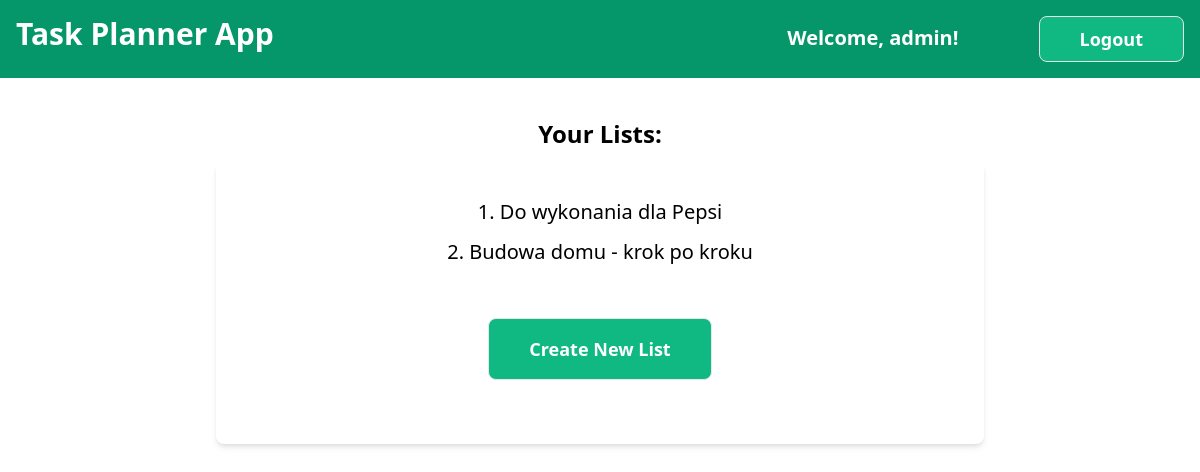
The app's page / (signed in) with its own data.
### tasks_app/models.py (models this page shows)
class TaskList(models.Model):
    user = models.ForeignKey(User, on_delete=models.CASCADE, null=True, blank=True)
    name = models.CharField(max_length=100)

### tasks_app/views.py (the view)
# urls.py: path('', views.index, name="index"),
def index(request):
    if request.user.is_authenticated:
        lists = TaskList.objects.filter(user_id=request.user.id)
        return render(request, 'index.html', {"lists":lists})
    else:
        return redirect('login')

### templates/index.html
{% extends "base.html" %}
{% block content %}
<h2 class="text-2xl mb-3 font-semibold">Your Lists:</h2>
<div class="max-w-3xl mx-auto bg-white p-6 rounded-lg shadow-md flex flex-col">
    <ul>
    {% for list in lists %}
        <li class="text-xl m-3 transition-transform transform hover:scale-105 ">
            <a href="./{{list.id}}">{{list.id}}.  {{list.name}}</a>
        </li>
    {% endfor %}
    </ul>
    <button class="bg-green-500 mx-auto text-lg text-white font-semibold m-10 p-4 px-10 border rounded-lg transition-transform transform hover:bg-green-700">
        <a href='create_list'>Create New List</a>
    </button>
</div>
{% endblock %}

### templates/navbar.html
    <nav class="bg-green-600 p-4 text-white flex flex-row justify-between">
        <div class="flex flex-row justify-start">
            <a href="/"><h1 class="text-3xl font-bold">Task Planner App</h1></a>
        </div>
        <div class="flex flex-row justify-end">
            {% if user.is_authenticated %}
                <div><h1 class="mx-auto text-xl text-white font-semibold p-2 px-10 mr-10">Welcome, {{user.username}}!</h1></div>
                <a href="{% url 'logout'%}" class="bg-green-500 mx-auto text-lg text-white font-semibold p-2 px-10 border rounded-lg transition-transform transform hover:bg-green-700">
                    Logout</a>
            {% else %}
                <a href="{% url 'login'%}" class="bg-green-500 mx-auto text-lg text-white font-semibold p-2 px-10 border rounded-lg transition-transform transform hover:bg-green-700">
                    Login</a>
            {% endif %}
        </div>
     </nav>

### records on screen
TaskList: id "1", name "Do wykonania dla Pepsi"
TaskList: id "2", name "Budowa domu - krok po kroku"

### other values on screen
{{ user.username }} "admin"
